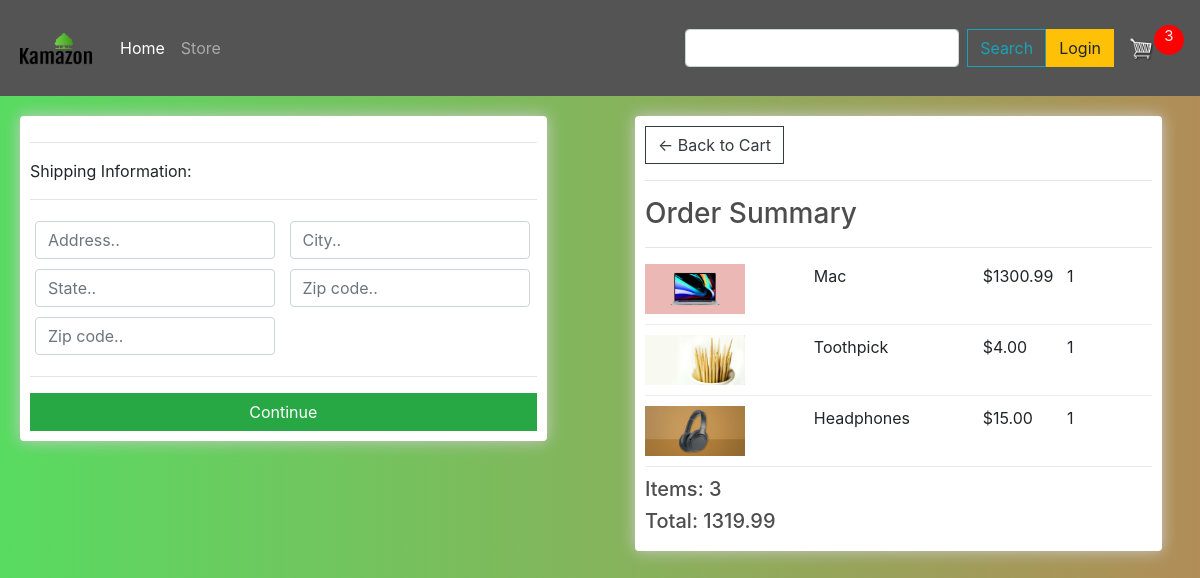
/checkout/ (signed in), run on an earlier commit of the app's database.
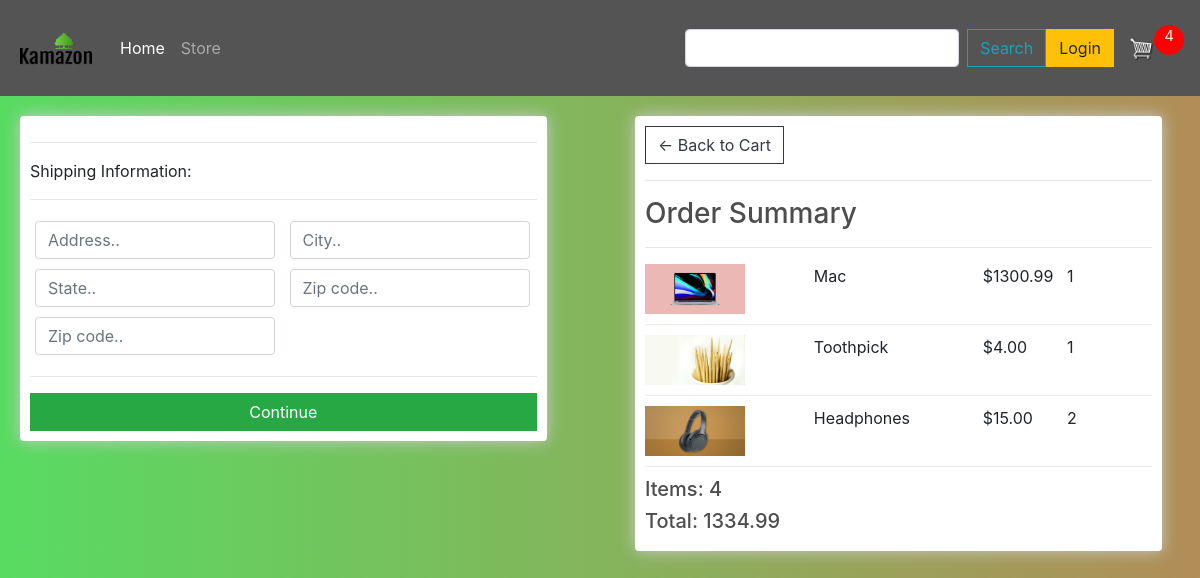
And on a later commit of the database.
### store/models.py (models this page shows, shortened)
class OrderItem(models.Model):
    product = models.ForeignKey(Product, on_delete=models.SET_NULL, null=True)
    order = models.ForeignKey(Order, on_delete=models.SET_NULL, null=True)
    quantity = models.IntegerField(default=0, null=True, blank=True)
    date_added = models.DateTimeField(auto_now_add=True)
    @property
    def get_total(self):
        total = self.product.price * self.quantity
        return total

class Order(models.Model):
    customer = models.ForeignKey(Customer, on_delete=models.SET_NULL, null=True, blank=True)
    date_ordered = models.DateTimeField(auto_now_add=True)
    complete = models.BooleanField(default = False, null=True, blank=False)
    transaction_id = models.CharField( max_length=100, null= True)
    @property
    def shipping(self):
        shipping = False
        orderitems = self.orderitem_set.all()
        for i in orderitems:
            if i.product.digital == False:
                shipping = True
        return shipping
    @property
    def get_cart_total(self):
        orderitems = self.orderitem_set.all()
        total = sum([item.get_total for item in orderitems])
        return total
    @property
    def get_cart_items(self):
        orderitems = self.orderitem_set.all()
        total = sum([item.quantity for item in orderitems])
        return total

class Product(models.Model):
    name = models.CharField(max_length=200, null=True)
    price = models.DecimalField(max_digits=7, decimal_places=2)
    digital = models.BooleanField(default=False, null=True, blank=False)
    image = models.ImageField(null=True, blank= True)
    @property
    def imageURL(self):
        try:
            url = self.image.url
        except:
            url=''
        return url

### store/views.py (the view)
# urls.py: path('checkout/', views.checkout, name='checkout'),
def checkout(request):
	data = cartData(request)
	cartItems = data['cartItems']
	order = data['order']
	items = data['items']
	context = {'items':items, 'order':order, 'cartItems':cartItems}
	return render(request, 'store/checkout.html', context)

### store/utils.py (called while the page is built)
def cartData(request):
	if request.user.is_authenticated:
		customer = request.user.customer
		order, created = Order.objects.get_or_create(customer=customer, complete=False)
		items = order.orderitem_set.all()
		cartItems = order.get_cart_items
	else:
		cookieData = cookieCart(request)
		cartItems = cookieData['cartItems']
		order = cookieData['order']
		items = cookieData['items']
	return {'cartItems':cartItems ,'order':order, 'items':items}

### store/templates/store/checkout.html (shortened to what this page needs)
{% extends 'store/main.html' %}
{% load static %}
{% block content %}
     <div class="row">
		<div class="col-lg-6">
			<div class="box-element" id="form-wrapper">
				<form id="form">
					<div id="shipping-info">
						<hr>
						<p>Shipping Information:</p>
						<hr>
						<div class="form-field">
							<input class="form-control" type="text" name="address" placeholder="Address..">
						</div>
						<div class="form-field">
							<input class="form-control" type="text" name="city" placeholder="City..">
						</div>
						<div class="form-field">
							<input class="form-control" type="text" name="state" placeholder="State..">
						</div>
						<div class="form-field">
							<input class="form-control" type="text" name="zipcode" placeholder="Zip code..">
						</div>
						<div class="form-field">
							<input class="form-control" type="text" name="country" placeholder="Zip code..">
						</div>
					</div>
					<hr>
					<input id="form-button" class="btn btn-success btn-block" type="submit" value="Continue">
				</form>
			</div>
			<br>
		</div>
		<div class="col-lg-6">
			<div class="box-element">
				<a  class="btn btn-outline-dark" href="{% url 'cart' %}">&#x2190; Back to Cart</a>
				<hr>
				<h3>Order Summary</h3>
				<hr>
				{% for item in items %}
				<div class="cart-row">
					<div style="flex:2"><img class="row-image" src="{{item.product.imageURL}}"></div>
					<div style="flex:2"><p>{{item.product.name}}</p></div>
					<div style="flex:1"><p>${{item.product.price}}</p></div>
					<div style="flex:1"><p>{{item.quantity}}</p></div>
				</div>
				{% endfor %}
				<h5>Items: {{order.get_cart_items}}</h5>
				<h5>Total:   {{order.get_cart_total|floatformat:2}}</h5>
			</div>
		</div>
	</div>
{% endblock content %}

What changed in the data, as far as the page shows it:
changed OrderItem "Headphones": quantity "1" → "2"
changed through a linked row, Order: get_cart_items "3" → "4"; get_cart_total "1319.99" → "1334.99"
Also different on the page:
{{ cartItems }}: "3" → "4"
